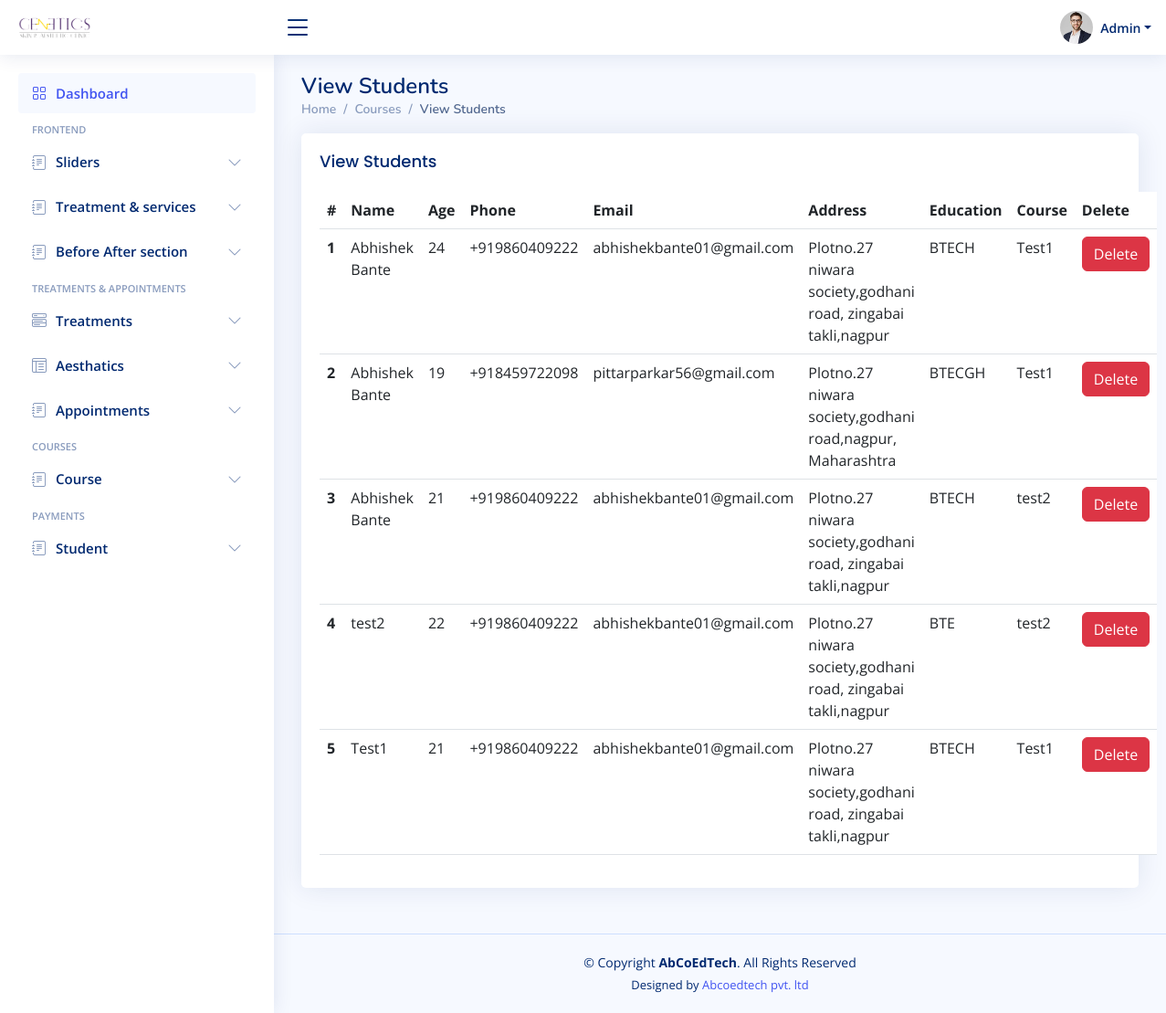
The app's page /admin/admitted.php (signed in) with its own data.
### tables this page shows
CREATE TABLE `student` (
  `id` int(11) NOT NULL,
  `course` varchar(255) NOT NULL,
  `name` varchar(255) NOT NULL,
  `age` int(11) NOT NULL,
  `phone` varchar(15) NOT NULL,
  `email` varchar(255) NOT NULL,
  `address` text NOT NULL,
  `education` varchar(255) NOT NULL,
  `fee` int(11) NOT NULL DEFAULT 0,
  `total_fee` int(11) NOT NULL
);

### admin/connect/db.php (called while the page is built)
<?php
class connect{
    public $servername = "localhost";
    private $username = "root";
    private $password = "";
    private $dbname = "dermatics";
    public function dbconnect()
	{
		$db=mysqli_connect($this->servername,$this->username,$this->password,$this->dbname);
		return $db;
	}
}
?>

### admin/connect/fun.php (called while the page is built, shortened)
<?php
class fun
{
    private $db;
    function __construct($con)
    {
        $this->db = $con;
    }
    public function admittedStudents(){
        $sql = "SELECT * FROM `student` where 1  ORDER BY id DESC";
        $fetch = mysqli_query($this->db, $sql);
        return $fetch;
    }
}
?>

### admin/admitted.php (the view, shortened to what this page needs)
<!DOCTYPE html>
<html lang="en">
<head>
  <?php
  include "include/links.php";
  $enquiry = $fun->admittedStudents();
  ?>
</head>
<body>
  <?php
  include 'include/header.php';
  ?>
  <?php
  include 'include/navBar.php';
  ?>
  <main id="main" class="main">
    <div class="pagetitle">
      <h1>View Students</h1>
      <nav>
        <ol class="breadcrumb">
          <li class="breadcrumb-item"><a href="index.html">Home</a></li>
          <li class="breadcrumb-item ">Courses</li>
          <li class="breadcrumb-item active">View Students</li>
        </ol>
      </nav>
    </div>
    <section class="section dashboard">
      <div class="card">
        <div class="card-body">
          <h5 class="card-title">View Students</h5>
          <table class="table datatable">
            <thead>
              <tr>
                <th scope="col">#</th>
                <th scope="col">Name</th>
                <th scope="col">Age</th>
                <th scope="col">Phone</th>
                <th scope="col">Email</th>
                <th scope="col">Address</th>
                <th scope="col">Education</th>
                <th scope="col">Course</th>
                <th scope="col">Delete</th>
              </tr>
            </thead>
            <tbody>
              <?php
              if (mysqli_num_rows($enquiry) > 0) {
                $sr = 1;
                while ($row = mysqli_fetch_assoc($enquiry)) {
                  echo "<tr>
                        <th scope='row'>$sr</th>
                        <td>$row[name]</td>
                        <td>$row[age]</td>
                        <td>$row[phone]</td>
                        <td>$row[email]</td>
                        <td>$row[address]</td>
                        <td>$row[education]</td>
                        <td>$row[course]</td>
                        <td><a href='deleteStudent.php?id=$row[id]' class='btn btn-danger'>Delete</a> </td>
                      </tr>";
                  $sr++;
                }
              }
              ?>
            </tbody>
          </table>
        </div>
      </div>
    </section>
  </main>
  <?php
  include "include/footer.php";
  ?>
</body>
</html>

### admin/assets/css/style.css (style rules this page uses)
:root { scroll-behavior: smooth; }
body { font-family: "Open Sans", sans-serif; background: #f6f9ff; color: #444444; }
a { color: #4154f1; text-decoration: none; }
h1, h2, h3, h4, h5, h6 { font-family: "Nunito", sans-serif; }
#main { margin-top: 60px; padding: 20px 30px; transition: all 0.3s; }
.pagetitle { margin-bottom: 10px; }
.pagetitle h1 { font-size: 24px; margin-bottom: 0; font-weight: 600; color: #012970; }
.card { margin-bottom: 30px; border: none; border-radius: 5px; box-shadow: 0px 0 30px rgba(1, 41, 112, 0.1); }
.card-title { padding: 20px 0 15px 0; font-size: 18px; font-weight: 500; color: #012970; font-family: "Poppins", sans-serif; }
.card-body { padding: 0 20px 20px 20px; }
.breadcrumb { font-size: 14px; font-family: "Nunito", sans-serif; color: #899bbd; font-weight: 600; }
.breadcrumb a { color: #899bbd; transition: 0.3s; }
.breadcrumb .breadcrumb-item::before { color: #899bbd; }
.breadcrumb .active { color: #51678f; font-weight: 600; }
@media (min-width: 1200px) { #main, #footer { margin-left: 300px; } }

### records on screen
student: name "Abhishek Bante", age "24", phone "+919860409222", email "abhishekbante01@gmail.com", address "Plotno.27 niwara society,godhani road, zingabai takli,nagpur", education "BTECH", course "Test1"
student: name "Abhishek Bante", age "19", phone "+918459722098", email "pittarparkar56@gmail.com", address "Plotno.27 niwara society,godhani road,nagpur, Maharashtra", education "BTECGH", course "Test1"
student: name "Abhishek Bante", age "21", phone "+919860409222", email "abhishekbante01@gmail.com", address "Plotno.27 niwara society,godhani road, zingabai takli,nagpur", education "BTECH", course "test2"
student: name "test2", age "22", phone "+919860409222", email "abhishekbante01@gmail.com", address "Plotno.27 niwara society,godhani road, zingabai takli,nagpur", education "BTE", course "test2"
student: name "Test1", age "21", phone "+919860409222", email "abhishekbante01@gmail.com", address "Plotno.27 niwara society,godhani road, zingabai takli,nagpur", education "BTECH", course "Test1"
